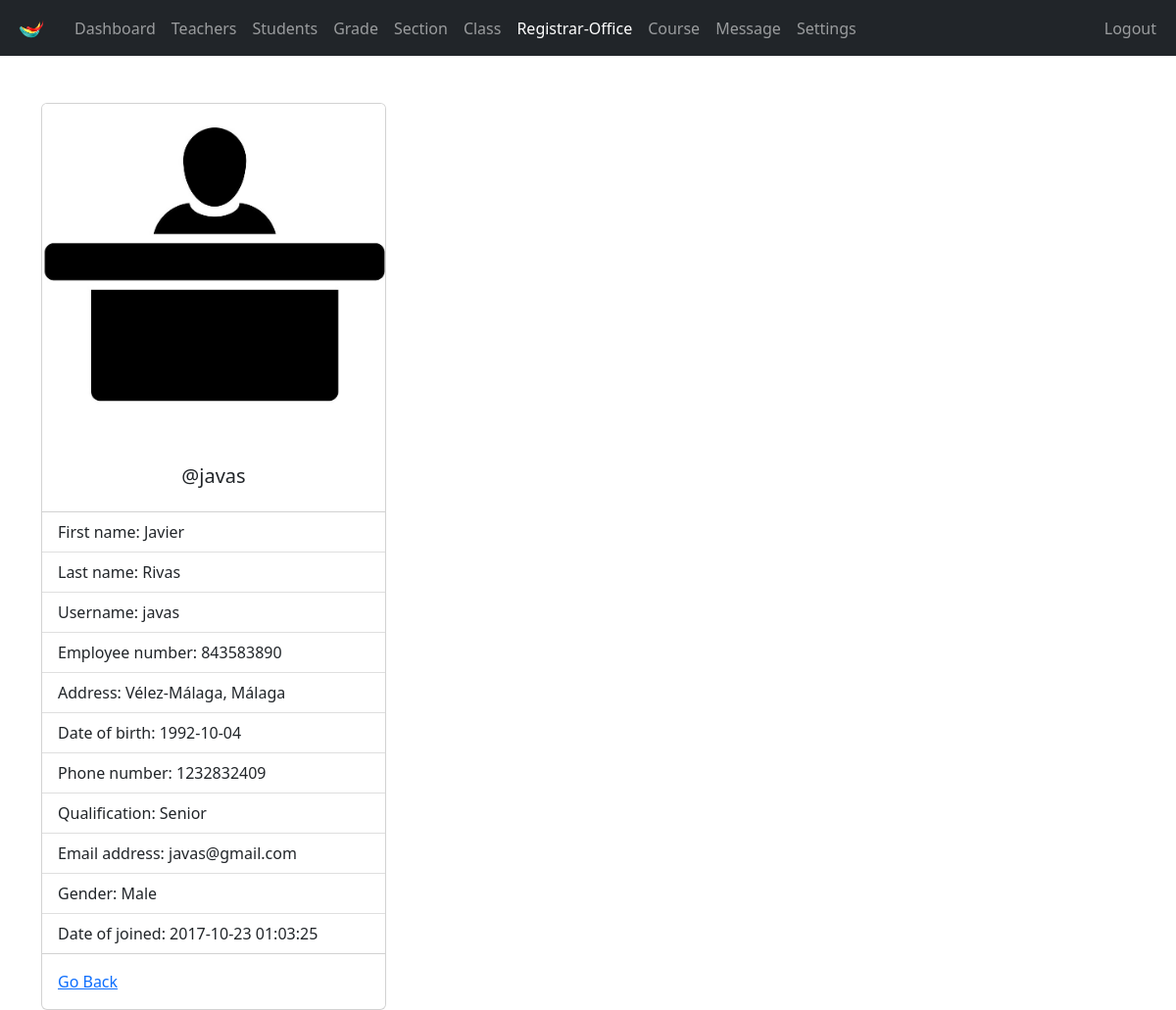
Page /admin/registrar-office-view.php?r_user_id=1 (signed in) on the committed database.
### tables this page shows
CREATE TABLE `registrar_office` (
  `r_user_id` int(11) NOT NULL,
  `username` varchar(127) NOT NULL,
  `password` varchar(255) NOT NULL,
  `fname` varchar(31) NOT NULL,
  `lname` varchar(31) NOT NULL,
  `address` varchar(31) NOT NULL,
  `employee_number` int(11) NOT NULL,
  `date_of_birth` date NOT NULL,
  `phone_number` varchar(31) NOT NULL,
  `qualification` varchar(31) NOT NULL,
  `gender` varchar(7) NOT NULL,
  `email_address` varchar(255) NOT NULL,
  `date_of_joined` datetime NOT NULL DEFAULT current_timestamp()
);

### admin/data/registrar_office.php (called while the page is built, shortened)
<?php
function getR_usersById($r_user_id, $conn)
{
    $sql = "SELECT * FROM registrar_office
           WHERE r_user_id=?";
    $stmt = $conn->prepare($sql);
    $stmt->execute([$r_user_id]);
    if ($stmt->rowCount() == 1) {
        $teacher = $stmt->fetch();
        return $teacher;
    } else {
        return 0;
    }
}

### admin/registrar-office-view.php (the view, shortened to what this page needs)
<?php
if (
    isset($_SESSION['admin_id']) &&
    isset($_SESSION['role'])
) {
    if ($_SESSION['role'] == 'Admin') {
        include "../DB_connection.php";
        include "data/registrar_office.php";
        if (isset($_GET['r_user_id'])) {
            $r_user_id = $_GET['r_user_id'];
            $r_user = getR_usersById($r_user_id, $conn);
?>
            <!DOCTYPE html>
            <html lang="en">
            <head>
                <link rel="stylesheet" href="https://cdn.jsdelivr.net/npm/bootstrap@5.2.0/dist/css/bootstrap.min.css">
                <link rel="stylesheet" href="../css/style.css">
                <link rel="stylesheet" href="https://cdnjs.cloudflare.com/ajax/libs/font-awesome/4.7.0/css/font-awesome.min.css">
            </head>
            <body>
                <?php
                include "inc/navbar.php";
                if ($r_user != 0) {
                ?>
                    <div class="container mt-5">
                        <div class="card" style="width: 22rem;">
                            <img src="../img/registrar-office-<?= $r_user['gender'] ?>.jpg" class="card-img-top" alt="...">
                            <div class="card-body">
                                <h5 class="card-title text-center">@<?= $r_user['username'] ?></h5>
                            </div>
                            <ul class="list-group list-group-flush">
                                <li class="list-group-item">First name: <?= $r_user['fname'] ?></li>
                                <li class="list-group-item">Last name: <?= $r_user['lname'] ?></li>
                                <li class="list-group-item">Username: <?= $r_user['username'] ?></li>
                                <li class="list-group-item">Employee number: <?= $r_user['employee_number'] ?></li>
                                <li class="list-group-item">Address: <?= $r_user['address'] ?></li>
                                <li class="list-group-item">Date of birth: <?= $r_user['date_of_birth'] ?></li>
                                <li class="list-group-item">Phone number: <?= $r_user['phone_number'] ?></li>
                                <li class="list-group-item">Qualification: <?= $r_user['qualification'] ?></li>
                                <li class="list-group-item">Email address: <?= $r_user['email_address'] ?></li>
                                <li class="list-group-item">Gender: <?= $r_user['gender'] ?></li>
                                <li class="list-group-item">Date of joined: <?= $r_user['date_of_joined'] ?></li>
                            </ul>
                            <div class="card-body">
                                <a href="registrar-office.php" class="card-link">Go Back</a>
                            </div>
                        </div>
                    </div>
                <?php
                } else {
                    header("Location: registrar-office.php");
                    exit;
                }
                ?>
            </body>
            </html>
<?php
        } else {
            header("Location: registrar-office.php");
            exit;
        }
    } else {
        header("Location: ../login.php");
        exit;
    }
} else {
    header("Location: ../login.php");
    exit;
}
?>

### rows in the picture
registrar_office: gender (picture), username "javas", fname "Javier", lname "Rivas", employee_number "843583890", address "Vélez-Málaga, Málaga", date_of_birth "1992-10-04", phone_number "1232832409", qualification "Senior", email_address "javas@gmail.com", gender "Male", date_of_joined "2017-10-23 01:03:25"
